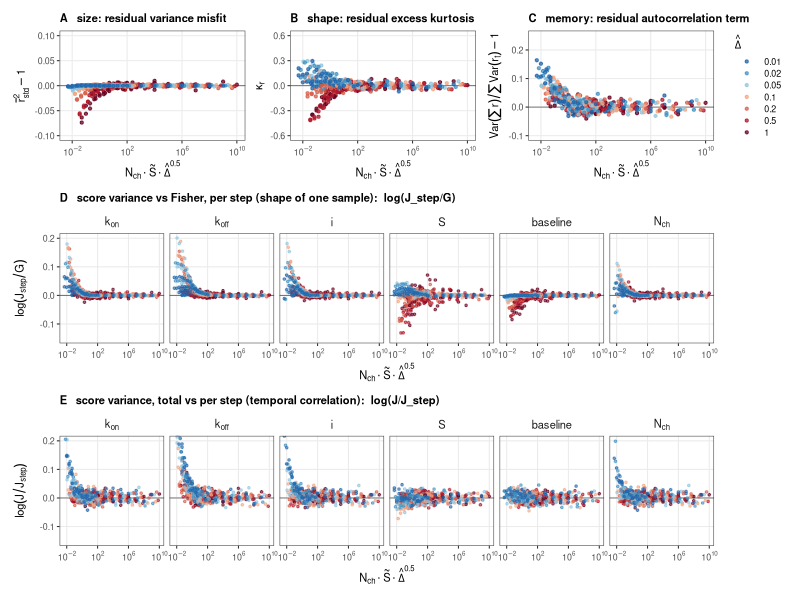
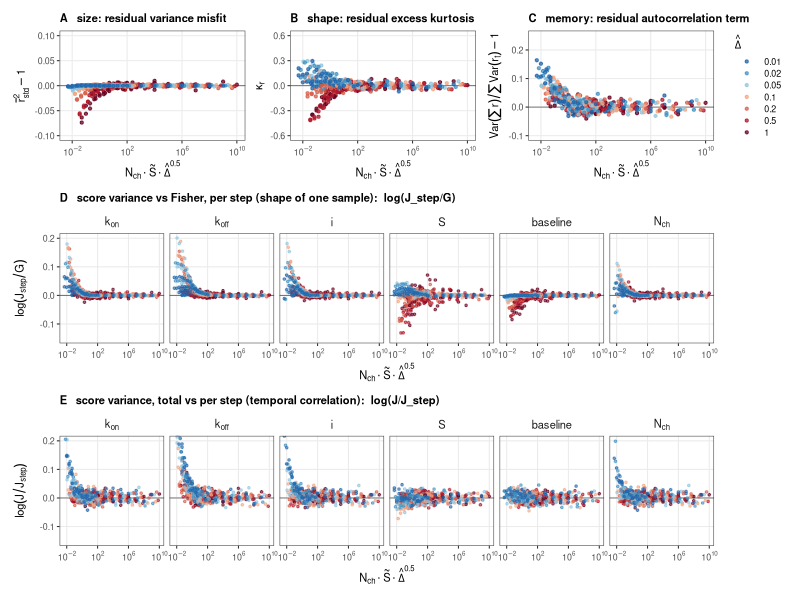

Write the R code that produced these figures, in order.
# Anatomy of ebar: residual witnesses (size, kurtosis, autocorrelation) and per-parameter J/G split into per-step shape vs temporal correlation.
suppressPackageStartupMessages({library(dplyr);library(tidyr);library(ggplot2);library(patchwork)})
setwd("/home/lmoffatt/Code/macro_dr/macro_dr/projects/eLife_2025/figures/in_progress/ir_reliability_20260828")
PN <- c("k_on","k_off","i","S","baseline","N_ch"); PLAB <- c(k_on="k[on]", k_off="k[off]", i="i", S="S", baseline="baseline", N_ch="N[ch]")
cw <- read.csv("digest/ir_residual_shape.csv"); pp <- read.csv("digest/ir_score_JG_perparam.csv")
d  <- read.csv("digest/ir_collapse_cells.csv") |> filter(anchor=="sim") |> select(nch,z,interval,ebar)
mk <- function(df) df |> mutate(St=0.1*z, x=nch*St*sqrt(interval), dlab=factor(sprintf("%.2g", interval), levels=sprintf("%.2g", sort(unique(interval)))))
cw <- mk(cw |> inner_join(d, by=c("nch","z","interval")))
pp <- mk(pp) |> mutate(shape=log(Jstep/G), tcorr=log(J/Jstep), param=factor(param, levels=PN)); levels(pp$param) <- PLAB[levels(pp$param)]
COLd <- setNames(colorRampPalette(c("#2166AC","#4393C3","#92C5DE","#F4A582","#D6604D","#B2182B","#67001F"))(nlevels(cw$dlab)), levels(cw$dlab))
thm <- theme_bw(base_size=8, base_family="Helvetica") + theme(plot.title=element_text(size=8, face="bold"), legend.key.height=unit(0.3,"cm"),
  panel.grid.minor=element_blank(), strip.background=element_blank(), strip.text=element_text(size=8))
XBRK <- 10^seq(-2,10,4); XLABS <- parse(text=sprintf("10^%d", seq(-2,10,4))); XL <- expression(N[ch]%.%tilde(S)%.%hat(Delta)^0.5)
wit <- function(y, ttl, yl, lim) ggplot(cw, aes(x, .data[[y]], colour=dlab)) + geom_hline(yintercept=0, colour="grey40", linewidth=.3) +
  geom_point(size=.8, alpha=.75) + scale_x_log10(breaks=XBRK, labels=XLABS) + scale_colour_manual(values=COLd, name=expression(hat(Delta))) +
  coord_cartesian(ylim=lim) + labs(title=ttl, x=XL, y=yl) + thm
pA <- wit("r2bar", "A   size: residual variance misfit", expression(bar(r)[std]^2 - 1), c(-0.1,0.1))
pB <- wit("kurt",  "B   shape: residual excess kurtosis", expression(kappa[r]), c(-0.6,0.6))
pC <- wit("acf1",  "C   memory: residual autocorrelation term", expression(Var(sum(r))/sum(Var(r[t])) - 1), c(-0.1,0.25))
fac <- function(y, ttl, yl) ggplot(pp, aes(x, .data[[y]], colour=dlab)) + geom_hline(yintercept=0, colour="grey40", linewidth=.3) +
  geom_point(size=.6, alpha=.6) + facet_wrap(~param, nrow=1, labeller=label_parsed) + scale_x_log10(breaks=XBRK, labels=XLABS) +
  scale_colour_manual(values=COLd, guide="none") + coord_cartesian(ylim=c(-0.15,0.2)) + labs(title=ttl, x=XL, y=yl) + thm
pD <- fac("shape", "D   score variance vs Fisher, per step (shape of one sample):  log(J_step/G)", expression(log(J[step]/G)))
pE <- fac("tcorr", "E   score variance, total vs per step (temporal correlation):  log(J/J_step)", expression(log(J/J[step])))
g <- (pA + pB + pC + plot_layout(guides="collect")) / pD / pE + plot_layout(heights=c(1,1,1)) & theme(legend.position="right")
ggsave("figures/Figure_IR_ebar_anatomy.pdf", g, width=7.4, height=7.2); ggsave("figures/Figure_IR_ebar_anatomy.png", g, width=7.4, height=7.2, dpi=150)
cat("written figures/Figure_IR_ebar_anatomy.{pdf,png}\n")
